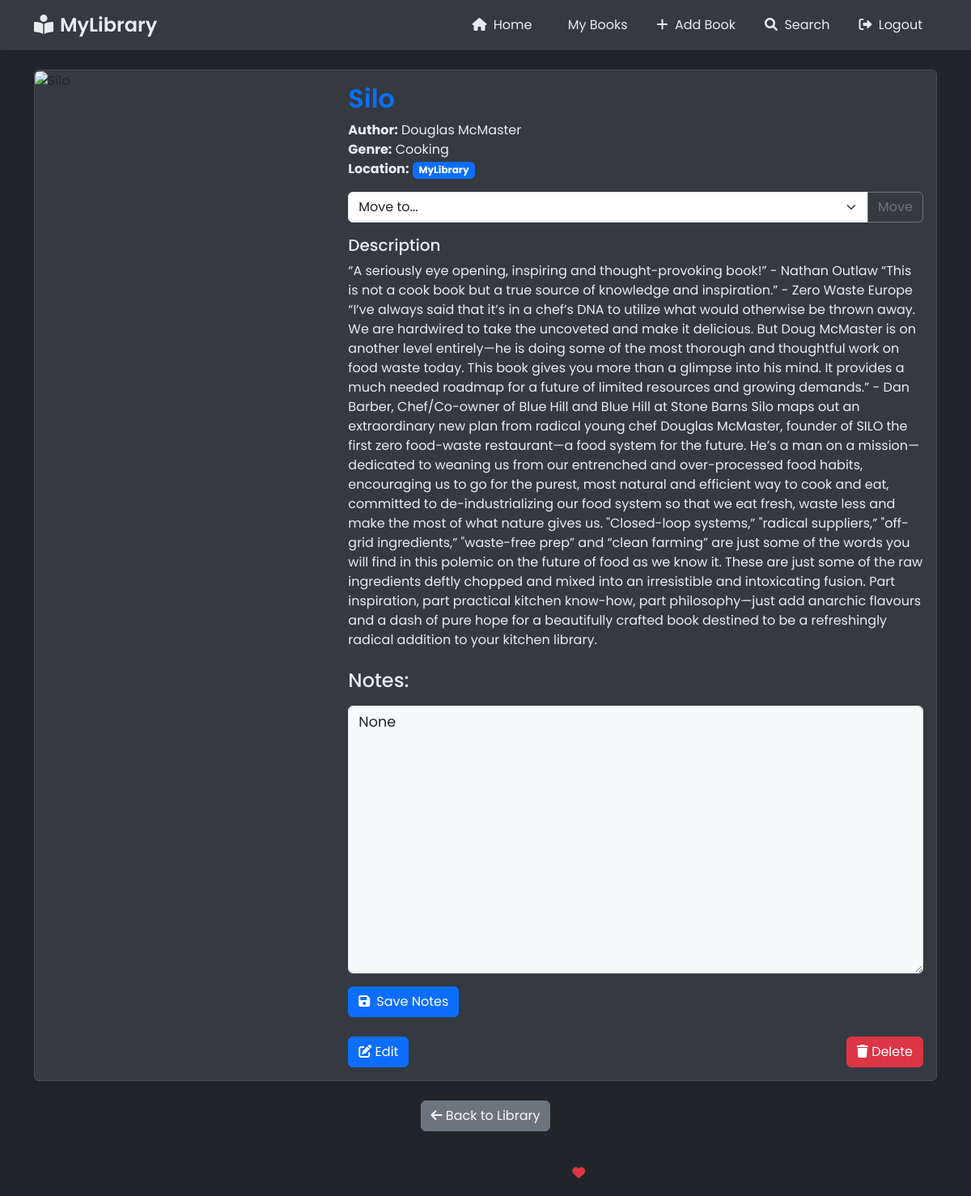
Before: /book/1 (signed in) with the older database file.
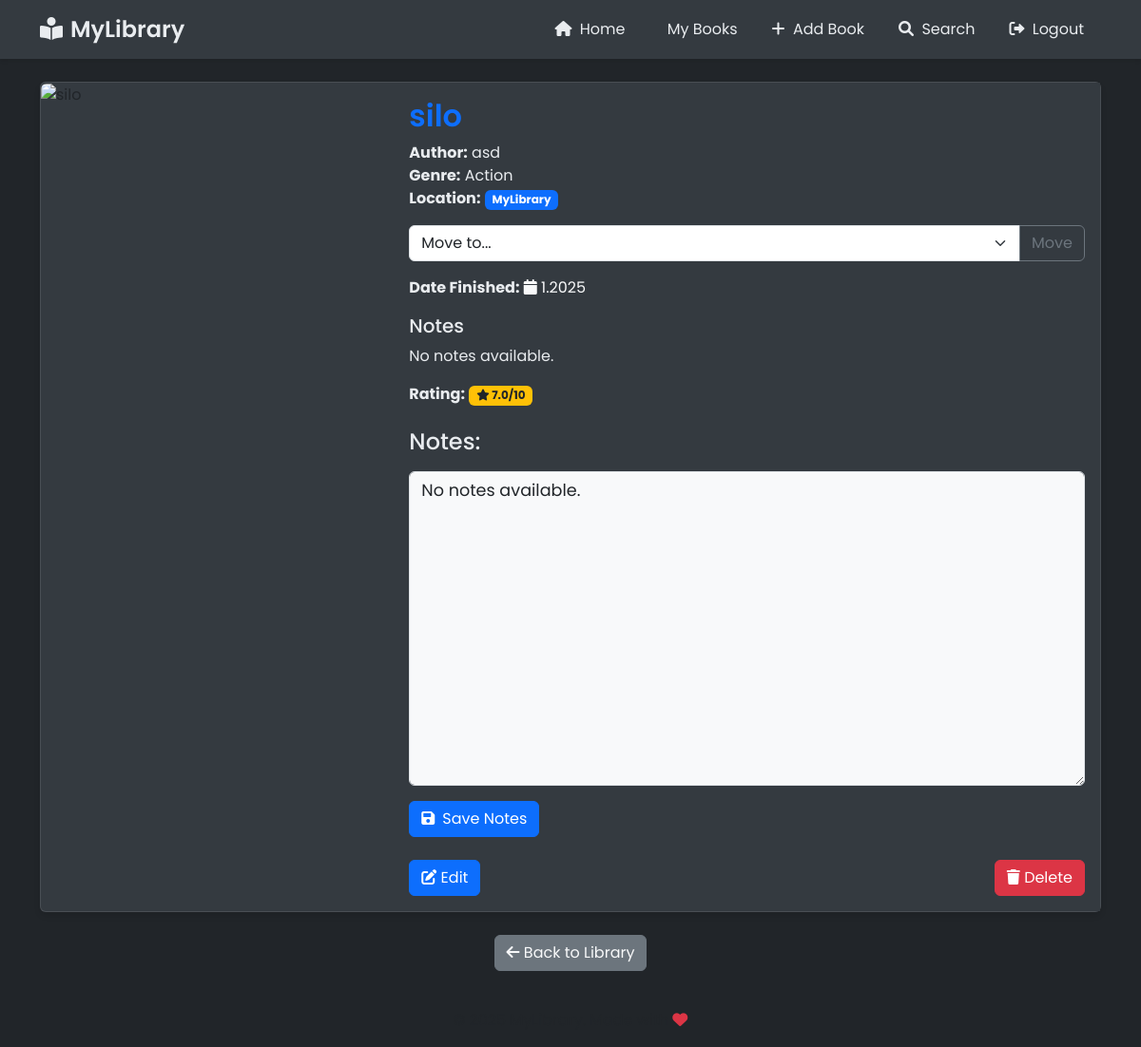
After: the same page with the newer database file.
### main.py (models this page shows)
class Book(db.Model):
    id = db.Column(db.Integer, primary_key=True)
    title = db.Column(db.String(150), nullable=False)
    author = db.Column(db.String(150), nullable=False)
    genre = db.Column(db.String(150), nullable=False)
    notes = db.Column(db.Text, nullable=True)
    date_book_finished = db.Column(db.String(150), nullable=True)
    cover_image = db.Column(db.String(255), nullable=True)
    rating = db.Column(db.Float, nullable=True)
    description = db.Column(db.Text, nullable=True)
    category = db.Column(db.String(50), default='mylibrary')
    user_id = db.Column(db.Integer, db.ForeignKey('user.id'), nullable=False)
    shelf_id = db.Column(db.Integer, db.ForeignKey('shelf.id'), nullable=True)

class Shelf(db.Model):
    id = db.Column(db.Integer, primary_key=True)
    name = db.Column(db.String(150), nullable=False)
    user_id = db.Column(db.Integer, db.ForeignKey('user.id'), nullable=False)
    books = db.relationship('Book', backref='shelf', lazy=True)

### main.py (the view)
@app.route("/book/<int:book_id>")
@login_required
def book_details(book_id):
    book = Book.query.get_or_404(book_id)
    if book.user_id != current_user.id:
        flash("You don't have permission to view this book.")
        return redirect(url_for('list_books'))
    shelves = Shelf.query.filter_by(user_id=current_user.id).all()
    return render_template("book_details.html", book=book, shelves=shelves)

### main.py (called while the page is built)
@login_manager.user_loader
def load_user(user_id):
    return User.query.get(int(user_id))

### templates/book_details.html (shortened to what this page needs)
{% extends "base.html" %}
{% block content %}
<div class="container mt-4">
    <div class="card">
        <div class="row g-0">
            <div class="col-md-4">
                {% if book.cover_image %}
                    <img src="{{ book.cover_image }}"
                         class="img-fluid rounded-start"
                         alt="{{ book.title }}"
                         onerror="this.onerror=null; this.src='/static/images/default-book.png';">
                {% else %}
                    <div class="text-center py-5 bg-light">
                        <i class="fas fa-book fa-4x text-muted"></i>
                    </div>
                {% endif %}
            </div>
            <div class="col-md-8">
                <div class="card-body">
                    <h2 class="card-title">{{ book.title }}</h2>
                    <p class="card-text">
                        <strong>Author:</strong> {{ book.author }}<br>
                        <strong>Genre:</strong> {{ book.genre }}<br>
                        <strong>Location:</strong>
                        {% if book.category == 'wishlist' %}
                            <span class="badge bg-warning">Wishlist</span>
                        {% else %}
                            <span class="badge bg-primary">{{ book.shelf.name if book.shelf else 'Unassigned' }}</span>
                        {% endif %}
                    </p>
                    <div class="mb-3">
                        <form method="POST" action="{{ url_for('move_book', book_id=book.id) }}" class="d-inline">
                            <div class="input-group">
                                <select class="form-select" name="destination" required>
                                    <option value="">Move to...</option>
                                </select>
                                <button type="submit" class="btn btn-outline-secondary">Move</button>
                            </div>
                        </form>
                    </div>
                    {% if book.description %}
                        <h5>Description</h5>
                        <p class="card-text">{{ book.description }}</p>
                    {% endif %}
                    {% if book.date_book_finished %}
                        <p class="card-text">
                            <strong>Date Finished:</strong>
                            <span class="text-light">
                                <i class="fas fa-calendar"></i>
                                {{ book.date_book_finished }}
                            </span>
                        </p>
                    {% endif %}
                    {% if book.notes %}
                        <h5>Notes</h5>
                        <p class="card-text">{{ book.notes }}</p>
                    {% endif %}
                    {% if book.rating is not none %}
                        <p class="card-text">
                            <strong>Rating:</strong>
                            <span class="badge bg-warning text-dark">
                                <i class="fas fa-star"></i> {{ book.rating }}/10
                            </span>
                        </p>
                    {% endif %}
                    <div class="notes-section mt-4">
                        <h4 class="mb-3">Notes:</h4>
                        <form action="{{ url_for('save_notes', book_id=book.id) }}" method="POST">
                            <div class="form-group">
                                <textarea class="form-control mb-3"
                                          name="notes"
                                          rows="12"
                                          style="min-height: 200px; font-size: 1.1rem;"
                                          placeholder="Add your notes here...">{{ book.notes }}</textarea>
                            </div>
                            <button type="submit" class="btn btn-primary">
                                <i class="fas fa-save me-2"></i>Save Notes
                            </button>
                        </form>
                    </div>
                    <div class="d-flex justify-content-between align-items-center mt-4">
                        <a href="{{ url_for('edit_book', book_id=book.id) }}" class="btn btn-primary">
                            <i class="fas fa-edit"></i> Edit
                        </a>
                        <form action="{{ url_for('delete_book', book_id=book.id) }}" method="POST" class="d-inline">
                            <button type="submit" class="btn btn-danger"
                                    onclick="return confirm('Are you sure you want to delete this book?')">
                                <i class="fas fa-trash"></i> Delete
                            </button>
                        </form>
                    </div>
                </div>
            </div>
        </div>
    </div>
    <div class="text-center mt-4 mb-4">
        <a href="{{ url_for('list_books') }}" class="btn btn-secondary text-light">
            <i class="fas fa-arrow-left"></i> Back to Library
        </a>
    </div>
</div>
{% endblock %}

### templates/base.html (shortened to what this page needs)
<!DOCTYPE html>
<html lang="en">
<head>
    <link href="https://cdn.jsdelivr.net/npm/bootstrap@5.3.3/dist/css/bootstrap.min.css" rel="stylesheet">
    <link href="https://cdnjs.cloudflare.com/ajax/libs/font-awesome/6.0.0/css/all.min.css" rel="stylesheet">
    <link rel="stylesheet" href="{{ url_for('static', filename='css/style.css') }}">
</head>
<body>
    <nav class="navbar navbar-expand-lg navbar-dark sticky-top mb-4">
        <div class="container">
            <a class="navbar-brand" href="{{ url_for('home') }}">
                <i class="fas fa-book-reader me-2"></i>MyLibrary
            </a>
            <div class="collapse navbar-collapse" id="navbarNav">
                <ul class="navbar-nav ms-auto">
                    {% if current_user.is_authenticated %}
                        <li class="nav-item">
                            <a class="nav-link" href="{{ url_for('home') }}">
                                <i class="fas fa-home me-1"></i> Home
                            </a>
                        </li>
                        <li class="nav-item">
                            <a class="nav-link" href="{{ url_for('list_books') }}">
                                 My Books
                            </a>
                        </li>
                        <li class="nav-item">
                            <a class="nav-link" href="{{ url_for('add_book') }}">
                                <i class="fas fa-plus me-1"></i> Add Book
                            </a>
                        </li>
                        <li class="nav-item">
                            <a class="nav-link" href="{{ url_for('search') }}">
                                <i class="fas fa-search me-1"></i> Search
                            </a>
                        </li>
                        <li class="nav-item">
                            <a class="nav-link text-danger" href="{{ url_for('logout') }}">
                                <i class="fas fa-sign-out-alt me-1"></i> Logout
                            </a>
                        </li>
                    {% endif %}
                </ul>
            </div>
        </div>
    </nav>
    {% block content %}{% endblock %}
    <footer class="footer mt-auto py-3">
        <div class="container text-center">
            <span class="text-muted">© 2025 MyLibrary. Made with <i class="fas fa-heart text-danger"></i></span>
        </div>
    </footer>
</body>
</html>

### static/css/style.css (style rules this page uses)
body { font-family: 'Poppins', sans-serif; background-color: #212529; color: #e9ecef; min-height: 100vh; }
.navbar { background-color: #343a40 !important; box-shadow: 0 2px 4px rgba(0,0,0,0.1); }
.card { transition: transform 0.2s; box-shadow: 0 4px 6px rgba(0,0,0,0.1); background-color: #343a40; border: 1px solid rgba(255, 255, 255, 0.1); position: relative; }
.form-control { border: 1px solid #495057; }
.btn { transition: all 0.2s; }
.navbar-brand { font-weight: 600; font-size: 1.5rem; color: #e9ecef !important; }
.nav-link { color: #e9ecef !important; margin: 0 10px; transition: all 0.2s; }
.card-body { background-color: #343a40; color: #e9ecef; }
.card-title { color: #fff; font-weight: 600; }
.collapse { transition: all 0.3s ease; }
.card-title { color: #0d6efd; cursor: pointer; }
.notes-section textarea { background-color: #f8f9fa; border: 1px solid #dee2e6; resize: vertical; }

Changed rows visible on the page:
changed Book: title "Silo" → "silo"; author "Douglas McMaster" → "asd"; genre "Cooking" → "Action"; date_book_finished (not shown) → "1.2025"; notes (not shown) → "No notes available."; rating (not shown) → "7.0"; notes "None" → "No notes available."; description "“A seriously eye opening, inspiring and thought-provoking book!” - Nathan Outlaw “This is not a cook book but a true source of knowledge and inspiration.” - Zero Waste Europe “I’ve always said that it’s in a chef’s DNA to utilize what would otherwise be thrown away. We are hardwired to take the uncoveted and make it delicious. But Doug McMaster is on another level entirely—he is doing some of the most thorough and thoughtful work on food waste today. This book gives you more than a glimpse into his mind. It provides a much needed roadmap for a future of limited resources and growing demands.” - Dan Barber, Chef/Co-owner of Blue Hill and Blue Hill at Stone Barns Silo maps out an…" → (not shown)
Other visible differences:
text no longer shown: "Description"
text now shown: "Date Finished: Notes Rating: /10"
